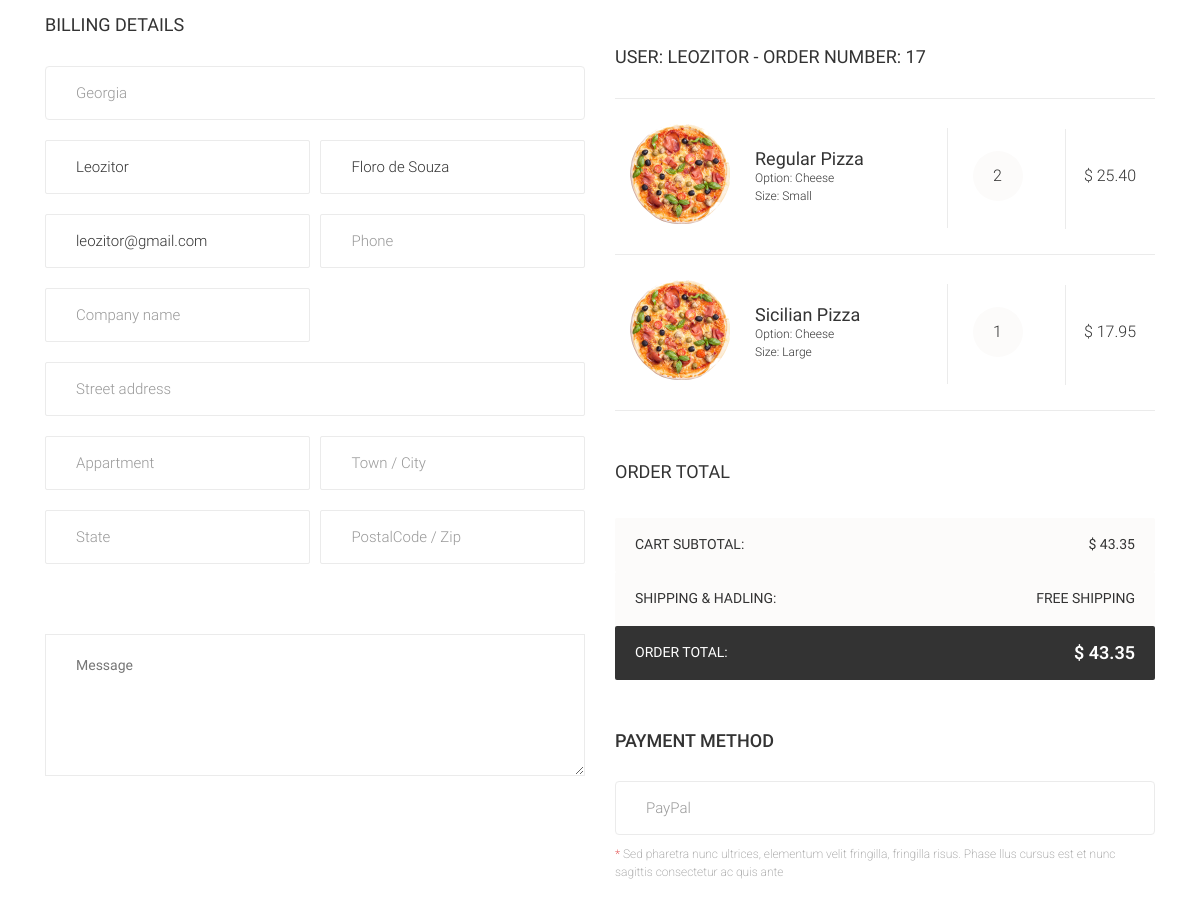
Before: /changeorders/17 (signed in, middle part) with the older database file.
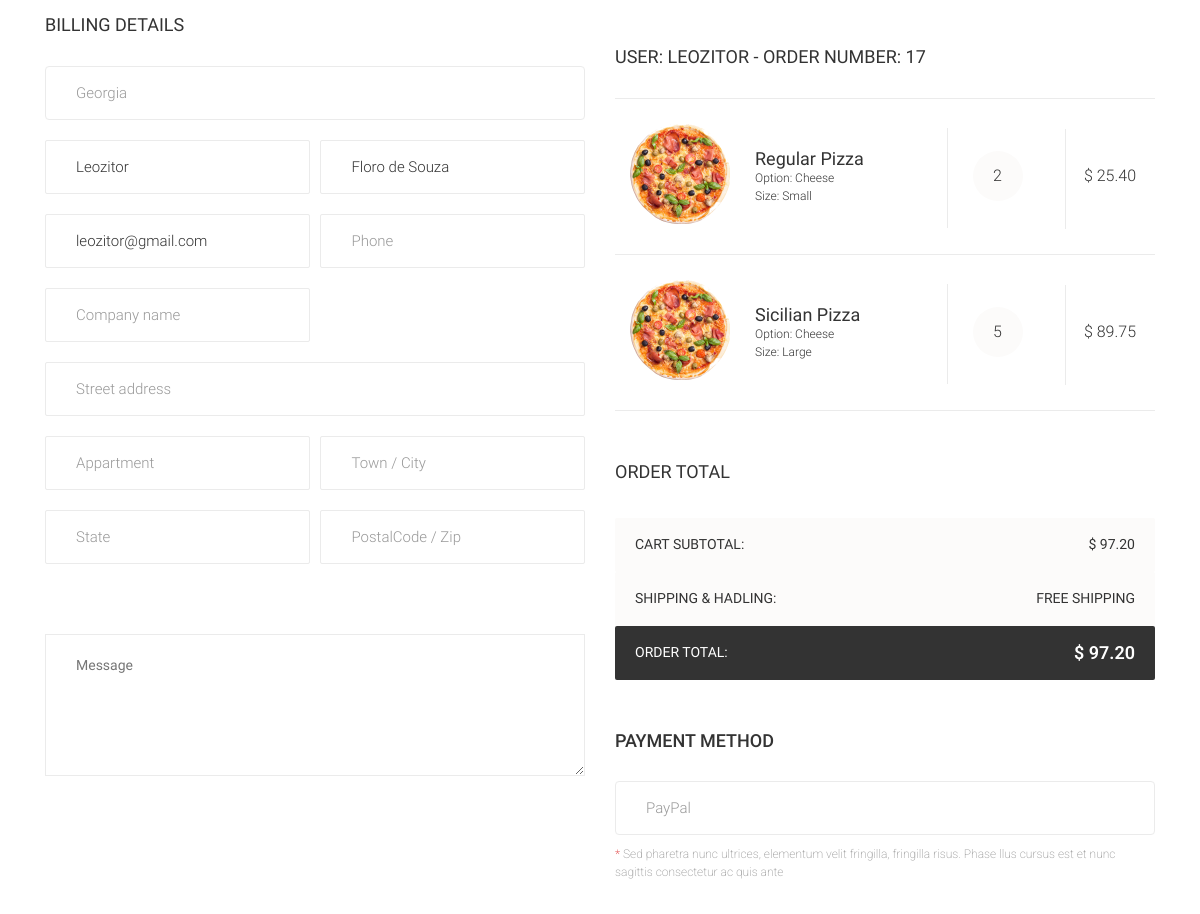
After: the same page with the newer database file.
### orders/models.py (models this page shows, shortened)
class OrderItem(models.Model):
    number = models.ForeignKey(UserOrder, on_delete=models.CASCADE)
    category = models.CharField(max_length=64, null=True)
    name = models.CharField(max_length=64)
    price = models.DecimalField(max_digits=4, decimal_places=2)
    totalPriceItem = models.DecimalField(max_digits=6, decimal_places=2)
    size = models.CharField(max_length=16, default="One Size")
    quantity = models.DecimalField(max_digits=3, decimal_places=0, default=1)
    topping_allowance = models.IntegerField(default=0)
    topping_1 = models.CharField(max_length=32, default="none")
    topping_2 = models.CharField(max_length=32, default="none")
    topping_3 = models.CharField(max_length=32, default="none")

class UserOrder(models.Model):
    user = models.ForeignKey(User, on_delete=models.CASCADE)
    status = models.CharField(max_length=64, default='initiated')  # initiated - pending - completed
    date = models.DateField(auto_now_add=True)
    totalPriceOrder = models.DecimalField(max_digits=6, decimal_places=2, default=0)

### orders/views.py (the view)
# urls.py: path('changeorders/<int:order_id>', views.changeorders, name='changeorders')
@staff_member_required
def changeorders(request, order_id):
    order = UserOrder.objects.get(id=order_id)
    context = context_send_admin(request)
    context["items"] = OrderItem.objects.filter(number=order)
    context["order"] = order
    if request.method == 'POST':
        if UserOrder.objects.filter(id=order_id, status="pending").exists():
            order.status = "completed"
            order.save()
            return render(request, "orders/adminOrder.html", context)
        else:
            return render(request, "orders/adminOrder.html", context)
    else:
        return render(request, "orders/adminOrder.html", context)

### orders/views.py (called while the page is built)
def context_send_admin(request):
    itemsCount = OrderItem.objects.filter(number=UserOrder.objects.get(user=request.user, status='initiated')).count()
    regular_pizza = RegularPizza.objects.all()
    sicilian_pizza = SicilianPizza.objects.all()
    sub = Sub.objects.all()
    pasta = Pasta.objects.all()
    salad = Salad.objects.all()
    dinner_platter = DinnerPlatter.objects.all()
    topping = Topping.objects.all()
    if request.user.is_staff:
        staff = True
    else:
        staff = False
    context = {
        "user": request.user,
        "regular_pizza": regular_pizza,
        "sicilian_pizza": sicilian_pizza,
        "sub": sub,
        "pasta": pasta,
        "salad": salad,
        "dinner_platter": dinner_platter,
        "toppings": topping,
        "itemsCount": itemsCount,
        "staff": staff
    }
    return context

### templates/orders/adminOrder.html (shortened to what the changed rows need)
{% extends "orders/baseGeneral.html" %}
{% load static %}
{% block head %}
    <link href="{% static 'orders/css/owl.carousel.css' %}" rel="stylesheet">
    <link href="{% static 'orders/css/owl.theme.default.min.css' %}" rel="stylesheet">
{% endblock %}
{% block body %}
    <div class="container">
        <section class="checkout">
            <div class="row">
                <div class="col-md-6">
                    <div class="run_checkout_box">
                        <form action="">
                            <div class="name">
                                <input type="text" class="custom-control" id="usr1" placeholder="First Name"
                                       value="{{ order.user.first_name }}">
                                <input type="text" class="custom-control" id="usr2" placeholder="Last Name"
                                       value="{{ order.user.last_name }}">
                            </div>
                            <div class="email_phone">
                                <input type="text" class="custom-control" id="usr3" placeholder="Email"
                                       value="{{ order.user.email }}">
                                <input type="text" class="custom-control" id="usr4" placeholder="Phone">
                            </div>
                        </form>
                    </div>
                </div>
                <div class="col-md-6 mb-5">
                    <div class="run_checkout_box">
                        <h3 class="u_order">User: {{ order.user.username }} - Order Number: {{ order.id }}</h3>
                        {% for item in items %}
                            <div class="row flex-tab">
                                <div class="col-md-7">
                                    <div class="run_cart_item">
                                        <img src="{% static 'orders/img/menu/big/pizza_color_1.png' %}"
                                             class="img-fluid">
                                        <div class="caption flex-column">
                                            <h5>{{ item.category }}</h5>
                                            <p>Option: {{ item.name }}</p>
                                            <p>Size: {{ item.size }}</p>
                                        </div>
                                    </div>
                                </div>
                                <div class="col-md-3 text-center">
                                    <span class="counter-num center">{{ item.quantity }}</span>
                                </div>
                                <div class="col-md-2">
                                    <div class="total_checkout">
                                        <p>$ {{ item.totalPriceItem }}</p>
                                    </div>
                                </div>
                            </div>
                        {% endfor %}
                    </div>
                    <div class="shipping_box top_margin_50">
                        <div class="price_amount">
                            <span>cart subtotal:</span>
                            <p>$ {{ order.totalPriceOrder }}</p>
                        </div>
                        <div class="order_total">
                            <span>order total:</span>
                            <p>$ {{ order.totalPriceOrder }}</p>
                        </div>
                    </div>
                </div>
            </div>
        </section>
    </div>
{% endblock %}

Changed rows visible on the page:
changed UserOrder "LEOZITOR": totalPriceOrder "43.35" → "97.20"
changed OrderItem "Sicilian Pizza": quantity "1" → "5"; totalPriceItem "17.95" → "89.75"
